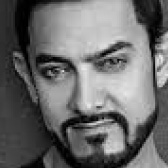
#> input picture orl_faces/AamairKhan/1.jpeg, 168 x 168 px; its folder holds only this picture in this run
$ python crop_faces.py
#> lines starting #> are read from the running program, lines starting #| are printed output that depends on the picture
import config
import numpy as np
import cv2
import os, os.path
import glob

#### the counter
cnt = 0
face_cascade = cv2.CascadeClassifier(config.FACE_CASCADE_FILE)
eye_cascade = cv2.CascadeClassifier(config.EYE_CASCADE_FILE)

DIR = 'orl_faces'
numPics = len([name for name in os.listdir(DIR) if os.path.isfile(os.path.join(DIR, name))])


pic = 1
files = glob.glob(os.path.join(DIR,"*/*"))

for f in files:

    img = cv2.imread(f)
#> img is the input picture: shape (168, 168, 3); min 0, max 237, mean 107.4
    print (f)
    height = img.shape[0]
#> height = 168
    width = img.shape[1]
#> width = 168
    size = height * width
#> size = 28224

    if size > (500^2):
        r = 500.0 / img.shape[1]
#> r = 2.98
        dim = (500, int(img.shape[0] * r))
#> dim = (500, 500)
        img2 = cv2.resize(img, dim, interpolation = cv2.INTER_AREA)
        img = img2

    gray = cv2.cvtColor(img, cv2.COLOR_BGR2GRAY)
    faces = face_cascade.detectMultiScale(gray, 1.3, 5)
#> faces = [[35, 32, 420, 420]]
    cas_rejectLevel = 1.3
    cas_levelWeight = 5


    for (x,y,w,h) in faces:
        eyesn = 0
        imgCrop = img[y:y+h,x:x+w]
        #cv2.rectangle(img,(x,y),(x+w,y+h),(255,0,0),2)
        roi_gray = gray[y:y+h, x:x+w]
        roi_color = img[y:y+h, x:x+w]

        eyes = eye_cascade.detectMultiScale(roi_gray)
        for (ex,ey,ew,eh) in eyes:
            #cv2.rectangle(roi_color,(ex,ey),(ex+ew,ey+eh),(0,255,0),2)
            eyesn = eyesn +1
        if eyesn >= 2:
            #### increase the counter and save
            cnt +=1
            file_name = f.split("/")[-1]
            cv2.imwrite(f, imgCrop)

            #cv2.imshow('img',imgCrop)
            print("Image"+str(pic)+" has been processed and cropped")
#> this loop made 1 pass
#> (x, y, w, h, eyes, cnt, file_name) on pass 1: (35, 32, 420, 420, [[258, 114, 79, 79], [77, 142, 81, 81], [216, 360, 58, 58]], 1, '1.jpeg')
#| Image1 has been processed and cropped
#> pass 1, `imgCrop = img[y:y+h,x:x+w]`:
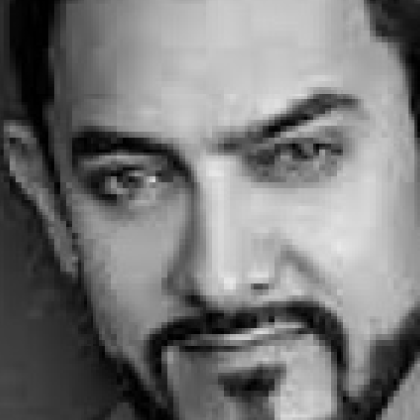
#> imgCrop: shape (420, 420, 3); min 0, max 232, mean 119.3
#> after the loop, cnt = 1

    pic = pic+1
    k = cv2.waitKey(100) & 0xff
#> (key Esc is pressed here)
    if k == 27:
        break

#cap.release()
print("All images have been processed!!!")
cv2.destroyAllWindows()
cv2.destroyAllWindows()

$ run again, on orl_faces/AkshayKumar/20180119102825-oneAK.jpeg
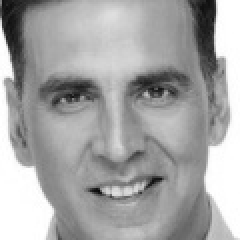
#> input picture orl_faces/AkshayKumar/20180119102825-oneAK.jpeg, 120 x 120 px (shown 2 times larger)
#> img is the input picture: shape (120, 120, 3); min 9, max 255, mean 164.9
#> faces = [[46, 49, 394, 394]]
#> the loop `for (x,y,w,h) in faces:` made 1 pass
#> (x, y, w, h, cnt, file_name) on pass 1: (46, 49, 394, 394, 1, '20180119102825-oneAK.jpeg')
#> (printed output is left out)
#> pass 1, `imgCrop = img[y:y+h,x:x+w]`:
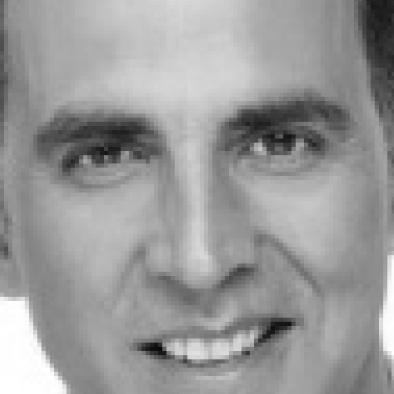
#> imgCrop: shape (394, 394, 3); min 9, max 255, mean 153.6
#> after the loop `for (x,y,w,h) in faces:`: cnt = 1

$ run again, on orl_faces/AamairKhan/10-Reasons-Why-Aamir-Khan-Is-The-Real-Perfectionist-Of-Bollywood-9.jpg
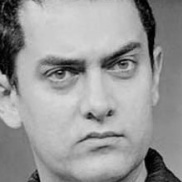
#> input picture orl_faces/AamairKhan/10-Reasons-Why-Aamir-Khan-Is-The-Real-Perfectionist-Of-Bollywood-9.jpg, 182 x 182 px
#> img is the input picture: shape (182, 182, 3); min 0, max 219, mean 152.1
#> faces = [[43, 27, 420, 420]]
#> the loop `for (x,y,w,h) in faces:` made 1 pass
#> (x, y, w, h, cnt) on pass 1: (43, 27, 420, 420, 1)
#> (printed output is left out)
#> pass 1, `imgCrop = img[y:y+h,x:x+w]`:
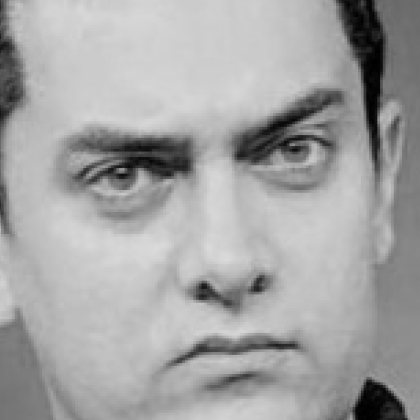
#> imgCrop: shape (420, 420, 3); min 0, max 219, mean 164.2
#> after the loop `for (x,y,w,h) in faces:`: cnt = 1
